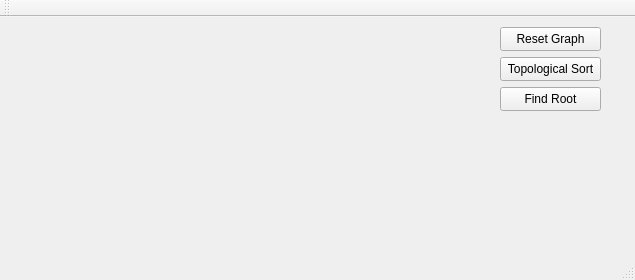
<?xml version="1.0" encoding="UTF-8"?>
<ui version="4.0">
 <class>Tema1Class</class>
 <widget class="QMainWindow" name="Tema1Class">
  <property name="geometry">
   <rect>
    <x>0</x>
    <y>0</y>
    <width>635</width>
    <height>280</height>
   </rect>
  </property>
  <property name="windowTitle">
   <string>Tema1</string>
  </property>
  <widget class="QWidget" name="centralWidget">
   <widget class="QPushButton" name="resetGraph">
    <property name="geometry">
     <rect>
      <x>500</x>
      <y>10</y>
      <width>101</width>
      <height>24</height>
     </rect>
    </property>
    <property name="text">
     <string>Reset Graph</string>
    </property>
   </widget>
   <widget class="QPushButton" name="topologicalSort">
    <property name="geometry">
     <rect>
      <x>500</x>
      <y>40</y>
      <width>101</width>
      <height>24</height>
     </rect>
    </property>
    <property name="text">
     <string>Topological Sort</string>
    </property>
   </widget>
   <widget class="QPushButton" name="findRoot">
    <property name="geometry">
     <rect>
      <x>500</x>
      <y>70</y>
      <width>101</width>
      <height>24</height>
     </rect>
    </property>
    <property name="text">
     <string>Find Root</string>
    </property>
   </widget>
  </widget>
  <widget class="QMenuBar" name="menuBar">
   <property name="geometry">
    <rect>
     <x>0</x>
     <y>0</y>
     <width>635</width>
     <height>22</height>
    </rect>
   </property>
  </widget>
  <widget class="QToolBar" name="mainToolBar">
   <attribute name="toolBarArea">
    <enum>TopToolBarArea</enum>
   </attribute>
   <attribute name="toolBarBreak">
    <bool>false</bool>
   </attribute>
  </widget>
  <widget class="QStatusBar" name="statusBar"/>
 </widget>
 <layoutdefault spacing="6" margin="11"/>
 <resources>
  <include location="Tema1.qrc"/>
 </resources>
 <connections/>
</ui>
